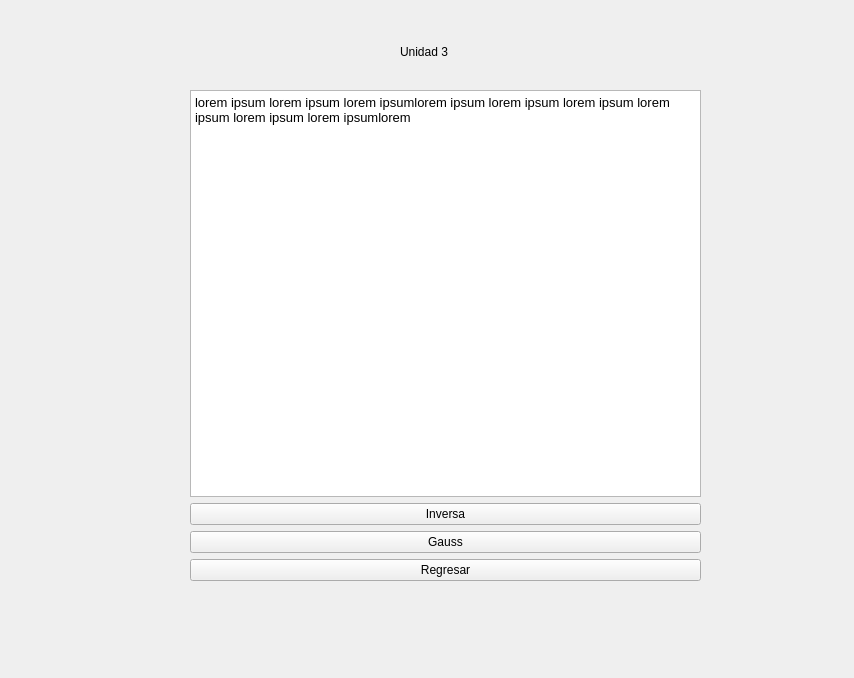
<?xml version="1.0" encoding="UTF-8"?>
<ui version="4.0">
 <class>Form</class>
 <widget class="QWidget" name="Form">
  <property name="geometry">
   <rect>
    <x>0</x>
    <y>0</y>
    <width>854</width>
    <height>678</height>
   </rect>
  </property>
  <property name="windowTitle">
   <string>Form</string>
  </property>
  <widget class="QWidget" name="verticalLayoutWidget">
   <property name="geometry">
    <rect>
     <x>190</x>
     <y>90</y>
     <width>511</width>
     <height>491</height>
    </rect>
   </property>
   <layout class="QVBoxLayout" name="verticalLayout_2">
    <item>
     <widget class="QTextEdit" name="textEdit">
      <property name="html">
       <string>&lt;!DOCTYPE HTML PUBLIC &quot;-//W3C//DTD HTML 4.0//EN&quot; &quot;http://www.w3.org/TR/REC-html40/strict.dtd&quot;&gt;
&lt;html&gt;&lt;head&gt;&lt;meta name=&quot;qrichtext&quot; content=&quot;1&quot; /&gt;&lt;style type=&quot;text/css&quot;&gt;
p, li { white-space: pre-wrap; }
&lt;/style&gt;&lt;/head&gt;&lt;body style=&quot; font-family:'Ubuntu Bold'; font-size:10pt; font-weight:400; font-style:normal;&quot;&gt;
&lt;p style=&quot; margin-top:0px; margin-bottom:0px; margin-left:0px; margin-right:0px; -qt-block-indent:0; text-indent:0px;&quot;&gt;lorem ipsum lorem ipsum lorem ipsumlorem ipsum lorem ipsum lorem ipsum lorem ipsum lorem ipsum lorem ipsumlorem&lt;/p&gt;&lt;/body&gt;&lt;/html&gt;</string>
      </property>
     </widget>
    </item>
    <item>
     <widget class="QPushButton" name="inversabutton">
      <property name="text">
       <string>Inversa</string>
      </property>
     </widget>
    </item>
    <item>
     <widget class="QPushButton" name="gaussbutton">
      <property name="text">
       <string>Gauss</string>
      </property>
     </widget>
    </item>
    <item>
     <widget class="QPushButton" name="menubutton">
      <property name="text">
       <string>Regresar</string>
      </property>
     </widget>
    </item>
   </layout>
  </widget>
  <widget class="QLabel" name="label">
   <property name="geometry">
    <rect>
     <x>400</x>
     <y>40</y>
     <width>76</width>
     <height>24</height>
    </rect>
   </property>
   <property name="text">
    <string>Unidad 3</string>
   </property>
  </widget>
 </widget>
 <resources/>
 <connections/>
</ui>
